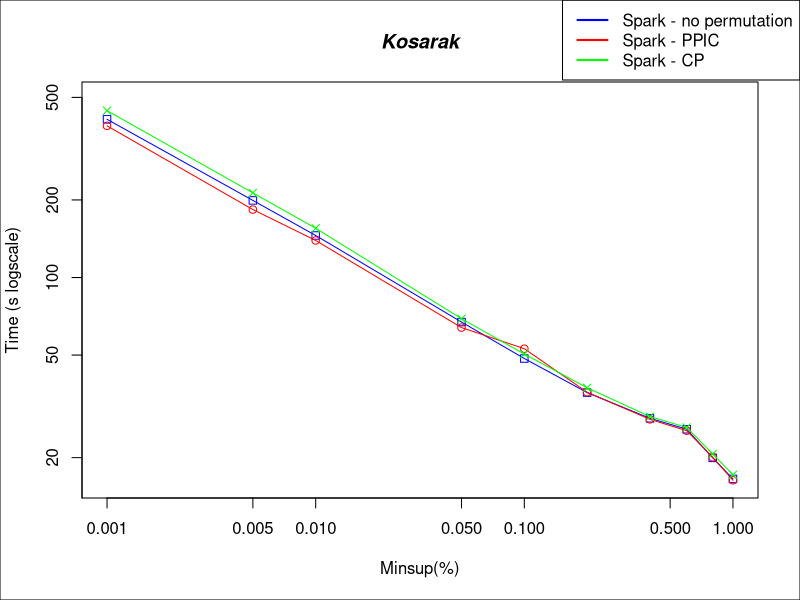

Recreate this plot in R.

#DATA
x <- c(0.00001, 0.00005, 0.0001, 0.0005, 0.001, 0.002, 0.004, 0.006, 0.008, 0.01)*100

sparkNP <- c(411088, 199180, 145584, 67172, 48482, 35759, 28412, 25772, 19962, 16535)/1000
sparkPPIC <- c(387796, 183518, 139266, 63920, 52935, 35868, 28153, 25438, 20055, 16337)/1000
sparkCP <- c(444306, 213002, 155303, 69194, 50479, 37326, 28859, 26186, 20662, 17155)/1000

#PLOT
plot(x,sparkNP, log = "xy", type="o", pch=0, xlab="Minsup(%)", ylab="Time (s logscale)", col="blue", ylim=c(16, 500))
lines(x,sparkPPIC, col="red", type="o", pch=1)
lines(x,sparkCP, col="green", type="o", pch=4)

title(main="Kosarak", font.main=4)

par(fig = c(0, 1, 0, 1), oma = c(0, 0, 0, 0), mar = c(0, 0, 0, 0), new = TRUE)
plot(0, 0, type = "n", bty = "n", xaxt = "n", yaxt = "n")

#Pretty up
legend("topright", legend=c("Spark - no permutation", "Spark - PPIC", "Spark - CP"), lty=c(1,1),lwd=c(2,2), col=c("blue","red", "green"))
box()